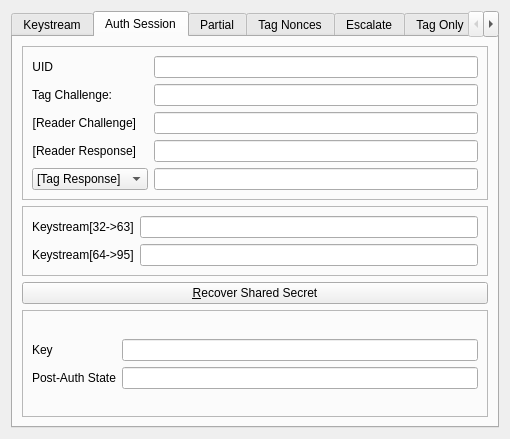
<?xml version="1.0" encoding="UTF-8"?>
<ui version="4.0">
 <class>Crapto1Dlg</class>
 <widget class="QDialog" name="Crapto1Dlg">
  <property name="geometry">
   <rect>
    <x>0</x>
    <y>0</y>
    <width>510</width>
    <height>439</height>
   </rect>
  </property>
  <property name="windowTitle">
   <string>qrapto1 - crappy crapto1 demo ui</string>
  </property>
  <layout class="QVBoxLayout" name="verticalLayout">
   <item>
    <widget class="QTabWidget" name="tabWidget">
     <property name="tabShape">
      <enum>QTabWidget::Rounded</enum>
     </property>
     <property name="currentIndex">
      <number>1</number>
     </property>
     <widget class="QWidget" name="tab">
      <attribute name="title">
       <string>Keystream</string>
      </attribute>
      <layout class="QVBoxLayout" name="verticalLayout_2">
       <item>
        <widget class="QFrame" name="frame_6">
         <property name="sizePolicy">
          <sizepolicy hsizetype="Preferred" vsizetype="Fixed">
           <horstretch>0</horstretch>
           <verstretch>0</verstretch>
          </sizepolicy>
         </property>
         <property name="frameShape">
          <enum>QFrame::StyledPanel</enum>
         </property>
         <property name="frameShadow">
          <enum>QFrame::Raised</enum>
         </property>
         <layout class="QFormLayout" name="formLayout_4">
          <item row="0" column="0">
           <widget class="QLabel" name="label_7">
            <property name="text">
             <string>Keystream[0-&gt;31]</string>
            </property>
           </widget>
          </item>
          <item row="0" column="1">
           <widget class="QLineEdit" name="strKS2raw"/>
          </item>
          <item row="1" column="0">
           <widget class="QLabel" name="label_8">
            <property name="text">
             <string>Keystream[32-&gt;63]</string>
            </property>
           </widget>
          </item>
          <item row="1" column="1">
           <widget class="QLineEdit" name="strKS3raw"/>
          </item>
         </layout>
        </widget>
       </item>
       <item>
        <widget class="QPushButton" name="btnRevKS">
         <property name="text">
          <string>&amp;Reverse Keystream</string>
         </property>
        </widget>
       </item>
       <item>
        <widget class="QFrame" name="frame_2">
         <property name="sizePolicy">
          <sizepolicy hsizetype="Preferred" vsizetype="Fixed">
           <horstretch>0</horstretch>
           <verstretch>0</verstretch>
          </sizepolicy>
         </property>
         <property name="frameShape">
          <enum>QFrame::StyledPanel</enum>
         </property>
         <property name="frameShadow">
          <enum>QFrame::Raised</enum>
         </property>
         <layout class="QFormLayout" name="formLayout_8">
          <item row="0" column="0">
           <widget class="QLabel" name="label_16">
            <property name="text">
             <string>Secret Cipher State:</string>
            </property>
           </widget>
          </item>
          <item row="0" column="1">
           <widget class="QLineEdit" name="strRevState">
            <property name="readOnly">
             <bool>false</bool>
            </property>
           </widget>
          </item>
          <item row="1" column="0">
           <widget class="QLabel" name="label_17">
            <property name="text">
             <string>Start of Keystream:</string>
            </property>
           </widget>
          </item>
          <item row="1" column="1">
           <widget class="QLineEdit" name="strKSstart"/>
          </item>
         </layout>
        </widget>
       </item>
       <item>
        <widget class="QFrame" name="frame_11">
         <property name="frameShape">
          <enum>QFrame::StyledPanel</enum>
         </property>
         <property name="frameShadow">
          <enum>QFrame::Raised</enum>
         </property>
         <layout class="QHBoxLayout" name="horizontalLayout_3">
          <item>
           <widget class="QPushButton" name="btnKSBack">
            <property name="text">
             <string>Roll&amp;back</string>
            </property>
           </widget>
          </item>
          <item>
           <layout class="QFormLayout" name="formLayout_9">
            <property name="formAlignment">
             <set>Qt::AlignLeading|Qt::AlignLeft|Qt::AlignVCenter</set>
            </property>
            <item row="0" column="1">
             <widget class="QLineEdit" name="strInWord"/>
            </item>
            <item row="0" column="0">
             <widget class="QLabel" name="label_18">
              <property name="text">
               <string>Input Word:</string>
              </property>
             </widget>
            </item>
            <item row="1" column="1">
             <widget class="QCheckBox" name="checkBox">
              <property name="text">
               <string/>
              </property>
             </widget>
            </item>
            <item row="1" column="0">
             <widget class="QLabel" name="label_19">
              <property name="text">
               <string>Is Encrypted</string>
              </property>
             </widget>
            </item>
           </layout>
          </item>
          <item>
           <widget class="QPushButton" name="btnKSNext">
            <property name="text">
             <string>&amp;Next</string>
            </property>
           </widget>
          </item>
         </layout>
        </widget>
       </item>
       <item>
        <widget class="QFrame" name="frame_12">
         <property name="sizePolicy">
          <sizepolicy hsizetype="Preferred" vsizetype="Fixed">
           <horstretch>0</horstretch>
           <verstretch>0</verstretch>
          </sizepolicy>
         </property>
         <property name="frameShape">
          <enum>QFrame::StyledPanel</enum>
         </property>
         <property name="frameShadow">
          <enum>QFrame::Raised</enum>
         </property>
         <layout class="QFormLayout" name="formLayout_10">
          <item row="0" column="0">
           <widget class="QLabel" name="label_21">
            <property name="text">
             <string>Encrypted:</string>
            </property>
           </widget>
          </item>
          <item row="0" column="1">
           <widget class="QLineEdit" name="strEncrypted"/>
          </item>
          <item row="1" column="0">
           <widget class="QLabel" name="label_22">
            <property name="text">
             <string>Decrypted:</string>
            </property>
           </widget>
          </item>
          <item row="1" column="1">
           <widget class="QLineEdit" name="strDecrypted"/>
          </item>
         </layout>
        </widget>
       </item>
      </layout>
     </widget>
     <widget class="QWidget" name="tab_2">
      <attribute name="title">
       <string>Auth Session</string>
      </attribute>
      <layout class="QVBoxLayout" name="verticalLayout_3">
       <item>
        <widget class="QFrame" name="frame_3">
         <property name="frameShape">
          <enum>QFrame::StyledPanel</enum>
         </property>
         <property name="frameShadow">
          <enum>QFrame::Raised</enum>
         </property>
         <layout class="QFormLayout" name="formLayout_3">
          <item row="0" column="0">
           <widget class="QLabel" name="label">
            <property name="text">
             <string>UID</string>
            </property>
            <property name="alignment">
             <set>Qt::AlignRight|Qt::AlignTrailing|Qt::AlignVCenter</set>
            </property>
           </widget>
          </item>
          <item row="0" column="1">
           <widget class="QLineEdit" name="strUID">
            <property name="text">
             <string/>
            </property>
           </widget>
          </item>
          <item row="1" column="0">
           <widget class="QLabel" name="label_2">
            <property name="text">
             <string>Tag Challenge:</string>
            </property>
            <property name="alignment">
             <set>Qt::AlignRight|Qt::AlignTrailing|Qt::AlignVCenter</set>
            </property>
           </widget>
          </item>
          <item row="1" column="1">
           <widget class="QLineEdit" name="strTagChallenge">
            <property name="text">
             <string/>
            </property>
           </widget>
          </item>
          <item row="2" column="0">
           <widget class="QLabel" name="label_10">
            <property name="text">
             <string>[Reader Challenge]</string>
            </property>
            <property name="alignment">
             <set>Qt::AlignRight|Qt::AlignTrailing|Qt::AlignVCenter</set>
            </property>
           </widget>
          </item>
          <item row="2" column="1">
           <widget class="QLineEdit" name="strReaderChallenge">
            <property name="text">
             <string/>
            </property>
           </widget>
          </item>
          <item row="3" column="0">
           <widget class="QLabel" name="label_3">
            <property name="text">
             <string>[Reader Response]</string>
            </property>
            <property name="alignment">
             <set>Qt::AlignRight|Qt::AlignTrailing|Qt::AlignVCenter</set>
            </property>
           </widget>
          </item>
          <item row="3" column="1">
           <widget class="QLineEdit" name="strReaderResponse">
            <property name="text">
             <string/>
            </property>
           </widget>
          </item>
          <item row="4" column="0">
           <widget class="QComboBox" name="comboKs3">
            <property name="sizePolicy">
             <sizepolicy hsizetype="Expanding" vsizetype="Fixed">
              <horstretch>0</horstretch>
              <verstretch>0</verstretch>
             </sizepolicy>
            </property>
            <item>
             <property name="text">
              <string>[Tag Response]</string>
             </property>
            </item>
            <item>
             <property name="text">
              <string>[      HALT      ]</string>
             </property>
            </item>
           </widget>
          </item>
          <item row="4" column="1">
           <widget class="QLineEdit" name="strTagResponse">
            <property name="sizePolicy">
             <sizepolicy hsizetype="Expanding" vsizetype="Fixed">
              <horstretch>0</horstretch>
              <verstretch>0</verstretch>
             </sizepolicy>
            </property>
            <property name="text">
             <string/>
            </property>
           </widget>
          </item>
         </layout>
        </widget>
       </item>
       <item>
        <widget class="QFrame" name="frame_5">
         <property name="sizePolicy">
          <sizepolicy hsizetype="Preferred" vsizetype="Fixed">
           <horstretch>0</horstretch>
           <verstretch>0</verstretch>
          </sizepolicy>
         </property>
         <property name="frameShape">
          <enum>QFrame::StyledPanel</enum>
         </property>
         <property name="frameShadow">
          <enum>QFrame::Raised</enum>
         </property>
         <layout class="QFormLayout" name="formLayout_2">
          <property name="fieldGrowthPolicy">
           <enum>QFormLayout::ExpandingFieldsGrow</enum>
          </property>
          <item row="1" column="0">
           <widget class="QLabel" name="label_4">
            <property name="text">
             <string>Keystream[32-&gt;63]</string>
            </property>
           </widget>
          </item>
          <item row="1" column="1">
           <widget class="QLineEdit" name="strKS2">
            <property name="readOnly">
             <bool>true</bool>
            </property>
           </widget>
          </item>
          <item row="2" column="0">
           <widget class="QLabel" name="label_5">
            <property name="text">
             <string>Keystream[64-&gt;95]</string>
            </property>
           </widget>
          </item>
          <item row="2" column="1">
           <widget class="QLineEdit" name="strKS3">
            <property name="readOnly">
             <bool>true</bool>
            </property>
           </widget>
          </item>
         </layout>
         <zorder>label_4</zorder>
         <zorder>label_5</zorder>
         <zorder>strKS3</zorder>
         <zorder>strKS2</zorder>
        </widget>
       </item>
       <item>
        <widget class="QPushButton" name="btnRevSecret">
         <property name="text">
          <string>&amp;Recover Shared Secret</string>
         </property>
        </widget>
       </item>
       <item>
        <widget class="QFrame" name="frame_4">
         <property name="frameShape">
          <enum>QFrame::StyledPanel</enum>
         </property>
         <property name="frameShadow">
          <enum>QFrame::Raised</enum>
         </property>
         <layout class="QFormLayout" name="formLayout">
          <property name="fieldGrowthPolicy">
           <enum>QFormLayout::ExpandingFieldsGrow</enum>
          </property>
          <property name="formAlignment">
           <set>Qt::AlignLeading|Qt::AlignLeft|Qt::AlignVCenter</set>
          </property>
          <item row="0" column="0">
           <widget class="QLabel" name="label_9">
            <property name="text">
             <string>Key</string>
            </property>
           </widget>
          </item>
          <item row="0" column="1">
           <widget class="QLineEdit" name="strSecret">
            <property name="readOnly">
             <bool>true</bool>
            </property>
           </widget>
          </item>
          <item row="1" column="1">
           <widget class="QLineEdit" name="strPostAuth">
            <property name="readOnly">
             <bool>true</bool>
            </property>
           </widget>
          </item>
          <item row="1" column="0">
           <widget class="QLabel" name="label_31">
            <property name="text">
             <string>Post-Auth State</string>
            </property>
           </widget>
          </item>
         </layout>
        </widget>
       </item>
      </layout>
     </widget>
     <widget class="QWidget" name="tab_5">
      <attribute name="title">
       <string>Partial</string>
      </attribute>
      <layout class="QVBoxLayout" name="verticalLayout_7">
       <item>
        <widget class="QFrame" name="frame_13">
         <property name="sizePolicy">
          <sizepolicy hsizetype="Expanding" vsizetype="Preferred">
           <horstretch>0</horstretch>
           <verstretch>0</verstretch>
          </sizepolicy>
         </property>
         <property name="frameShape">
          <enum>QFrame::StyledPanel</enum>
         </property>
         <property name="frameShadow">
          <enum>QFrame::Raised</enum>
         </property>
         <layout class="QFormLayout" name="formLayout_11">
          <property name="fieldGrowthPolicy">
           <enum>QFormLayout::ExpandingFieldsGrow</enum>
          </property>
          <item row="0" column="0">
           <widget class="QLabel" name="label_23">
            <property name="text">
             <string>UID</string>
            </property>
            <property name="alignment">
             <set>Qt::AlignRight|Qt::AlignTrailing|Qt::AlignVCenter</set>
            </property>
           </widget>
          </item>
          <item row="0" column="1">
           <widget class="QLineEdit" name="strUID_2">
            <property name="text">
             <string/>
            </property>
           </widget>
          </item>
          <item row="1" column="0">
           <widget class="QLabel" name="label_24">
            <property name="text">
             <string>Tag Challenge:</string>
            </property>
            <property name="alignment">
             <set>Qt::AlignRight|Qt::AlignTrailing|Qt::AlignVCenter</set>
            </property>
           </widget>
          </item>
          <item row="1" column="1">
           <widget class="QLineEdit" name="strTagChallenge_2">
            <property name="text">
             <string/>
            </property>
           </widget>
          </item>
          <item row="2" column="0">
           <widget class="QLabel" name="label_25">
            <property name="text">
             <string>[Reader Challenge]</string>
            </property>
            <property name="alignment">
             <set>Qt::AlignRight|Qt::AlignTrailing|Qt::AlignVCenter</set>
            </property>
           </widget>
          </item>
          <item row="2" column="1">
           <widget class="QLineEdit" name="strReaderChallenge_2">
            <property name="text">
             <string/>
            </property>
           </widget>
          </item>
          <item row="3" column="0">
           <widget class="QLabel" name="label_26">
            <property name="text">
             <string>[Reader Response]</string>
            </property>
            <property name="alignment">
             <set>Qt::AlignRight|Qt::AlignTrailing|Qt::AlignVCenter</set>
            </property>
           </widget>
          </item>
          <item row="3" column="1">
           <widget class="QLineEdit" name="strReaderResponse_2">
            <property name="text">
             <string/>
            </property>
           </widget>
          </item>
         </layout>
         <zorder>label_23</zorder>
         <zorder>strUID_2</zorder>
         <zorder>strReaderResponse_2</zorder>
         <zorder>strReaderChallenge_2</zorder>
         <zorder>strTagChallenge_2</zorder>
         <zorder>label_26</zorder>
         <zorder>label_24</zorder>
         <zorder>label_25</zorder>
        </widget>
       </item>
       <item>
        <widget class="QFrame" name="frame_15">
         <property name="frameShape">
          <enum>QFrame::StyledPanel</enum>
         </property>
         <property name="frameShadow">
          <enum>QFrame::Raised</enum>
         </property>
         <layout class="QFormLayout" name="formLayout_13">
          <item row="0" column="0">
           <widget class="QLabel" name="label_29">
            <property name="text">
             <string>Tag Challenge':</string>
            </property>
            <property name="alignment">
             <set>Qt::AlignRight|Qt::AlignTrailing|Qt::AlignVCenter</set>
            </property>
           </widget>
          </item>
          <item row="0" column="1">
           <widget class="QLineEdit" name="strTagChallenge_3">
            <property name="text">
             <string/>
            </property>
           </widget>
          </item>
          <item row="1" column="0">
           <widget class="QLabel" name="label_30">
            <property name="text">
             <string>[Reader Challenge']</string>
            </property>
            <property name="alignment">
             <set>Qt::AlignRight|Qt::AlignTrailing|Qt::AlignVCenter</set>
            </property>
           </widget>
          </item>
          <item row="1" column="1">
           <widget class="QLineEdit" name="strReaderChallenge_3">
            <property name="text">
             <string/>
            </property>
           </widget>
          </item>
          <item row="2" column="0">
           <widget class="QLabel" name="label_28">
            <property name="text">
             <string>[Reader Response']</string>
            </property>
            <property name="alignment">
             <set>Qt::AlignRight|Qt::AlignTrailing|Qt::AlignVCenter</set>
            </property>
           </widget>
          </item>
          <item row="2" column="1">
           <widget class="QLineEdit" name="strReaderResponse_3">
            <property name="text">
             <string/>
            </property>
           </widget>
          </item>
         </layout>
        </widget>
       </item>
       <item>
        <widget class="QPushButton" name="btnRevSecret_2">
         <property name="text">
          <string>&amp;Recover Shared Secret</string>
         </property>
        </widget>
       </item>
       <item>
        <widget class="QFrame" name="frame_14">
         <property name="frameShape">
          <enum>QFrame::StyledPanel</enum>
         </property>
         <property name="frameShadow">
          <enum>QFrame::Raised</enum>
         </property>
         <layout class="QFormLayout" name="formLayout_12">
          <property name="fieldGrowthPolicy">
           <enum>QFormLayout::ExpandingFieldsGrow</enum>
          </property>
          <property name="formAlignment">
           <set>Qt::AlignLeading|Qt::AlignLeft|Qt::AlignVCenter</set>
          </property>
          <item row="0" column="0">
           <widget class="QLabel" name="label_27">
            <property name="text">
             <string>Key</string>
            </property>
           </widget>
          </item>
          <item row="0" column="1">
           <widget class="QLineEdit" name="strSecret_2">
            <property name="readOnly">
             <bool>true</bool>
            </property>
           </widget>
          </item>
         </layout>
        </widget>
       </item>
      </layout>
     </widget>
     <widget class="QWidget" name="tab_4">
      <attribute name="title">
       <string>Tag Nonces</string>
      </attribute>
      <layout class="QVBoxLayout" name="verticalLayout_4">
       <item>
        <widget class="QFrame" name="frame_8">
         <property name="sizePolicy">
          <sizepolicy hsizetype="Preferred" vsizetype="Fixed">
           <horstretch>0</horstretch>
           <verstretch>0</verstretch>
          </sizepolicy>
         </property>
         <property name="frameShape">
          <enum>QFrame::StyledPanel</enum>
         </property>
         <property name="frameShadow">
          <enum>QFrame::Raised</enum>
         </property>
         <layout class="QFormLayout" name="formLayout_5">
          <item row="0" column="0">
           <widget class="QLabel" name="label_11">
            <property name="text">
             <string>Nonce</string>
            </property>
           </widget>
          </item>
          <item row="0" column="1">
           <widget class="QLineEdit" name="strNonce">
            <property name="autoFillBackground">
             <bool>false</bool>
            </property>
           </widget>
          </item>
         </layout>
        </widget>
       </item>
       <item>
        <widget class="QFrame" name="frame">
         <property name="frameShape">
          <enum>QFrame::StyledPanel</enum>
         </property>
         <property name="frameShadow">
          <enum>QFrame::Raised</enum>
         </property>
         <layout class="QFormLayout" name="formLayout_6">
          <property name="fieldGrowthPolicy">
           <enum>QFormLayout::ExpandingFieldsGrow</enum>
          </property>
          <item row="2" column="0">
           <widget class="QLabel" name="label_12">
            <property name="text">
             <string>[Reader Chalenge, Reader Response]</string>
            </property>
           </widget>
          </item>
          <item row="2" column="1">
           <widget class="QLineEdit" name="strParRCRR">
            <property name="text">
             <string/>
            </property>
           </widget>
          </item>
          <item row="3" column="0">
           <widget class="QLabel" name="label_14">
            <property name="text">
             <string>[Tag Response]</string>
            </property>
           </widget>
          </item>
          <item row="3" column="1">
           <widget class="QLineEdit" name="strParTR">
            <property name="text">
             <string/>
            </property>
           </widget>
          </item>
          <item row="1" column="0">
           <widget class="QLabel" name="label_15">
            <property name="text">
             <string>[Nonce]</string>
            </property>
           </widget>
          </item>
          <item row="1" column="1">
           <widget class="QLineEdit" name="strParNonce">
            <property name="text">
             <string/>
            </property>
           </widget>
          </item>
          <item row="0" column="0">
           <widget class="QLabel" name="label_20">
            <property name="text">
             <string>UID</string>
            </property>
           </widget>
          </item>
          <item row="0" column="1">
           <widget class="QLineEdit" name="strNonceUID">
            <property name="text">
             <string/>
            </property>
           </widget>
          </item>
         </layout>
        </widget>
       </item>
       <item>
        <widget class="QFrame" name="frame_9">
         <property name="frameShape">
          <enum>QFrame::StyledPanel</enum>
         </property>
         <property name="frameShadow">
          <enum>QFrame::Raised</enum>
         </property>
         <layout class="QFormLayout" name="formLayout_7">
          <item row="0" column="0">
           <widget class="QLabel" name="label_6">
            <property name="text">
             <string>Extracted filter bits:</string>
            </property>
           </widget>
          </item>
          <item row="0" column="1">
           <widget class="QLineEdit" name="strParities">
            <property name="readOnly">
             <bool>true</bool>
            </property>
           </widget>
          </item>
         </layout>
        </widget>
       </item>
       <item>
        <widget class="QFrame" name="frame_10">
         <property name="frameShape">
          <enum>QFrame::StyledPanel</enum>
         </property>
         <property name="frameShadow">
          <enum>QFrame::Raised</enum>
         </property>
         <layout class="QHBoxLayout" name="horizontalLayout_2">
          <item>
           <widget class="QListWidget" name="listWidget">
            <property name="selectionMode">
             <enum>QAbstractItemView::ExtendedSelection</enum>
            </property>
            <property name="selectionRectVisible">
             <bool>false</bool>
            </property>
           </widget>
          </item>
          <item>
           <layout class="QVBoxLayout" name="verticalLayout_6">
            <item>
             <widget class="QPushButton" name="btnTrySelected">
              <property name="text">
               <string>Try &amp;Selected</string>
              </property>
             </widget>
            </item>
            <item>
             <widget class="QPushButton" name="btnTryAll">
              <property name="text">
               <string>Try &amp;All</string>
              </property>
             </widget>
            </item>
            <item>
             <widget class="QProgressBar" name="progressNonces">
              <property name="value">
               <number>0</number>
              </property>
             </widget>
            </item>
           </layout>
          </item>
         </layout>
        </widget>
       </item>
      </layout>
     </widget>
     <widget class="QWidget" name="tab_6">
      <attribute name="title">
       <string>Escalate</string>
      </attribute>
      <layout class="QVBoxLayout" name="verticalLayout_8">
       <item>
        <widget class="QFrame" name="frame_18">
         <property name="sizePolicy">
          <sizepolicy hsizetype="Preferred" vsizetype="Preferred">
           <horstretch>0</horstretch>
           <verstretch>0</verstretch>
          </sizepolicy>
         </property>
         <property name="frameShape">
          <enum>QFrame::StyledPanel</enum>
         </property>
         <property name="frameShadow">
          <enum>QFrame::Raised</enum>
         </property>
         <layout class="QFormLayout" name="formLayout_14">
          <item row="0" column="0">
           <widget class="QLabel" name="label_32">
            <property name="text">
             <string>UID</string>
            </property>
           </widget>
          </item>
          <item row="0" column="1">
           <widget class="QLineEdit" name="strEscUID">
            <property name="text">
             <string/>
            </property>
           </widget>
          </item>
          <item row="1" column="1">
           <widget class="QLineEdit" name="strNonce1">
            <property name="text">
             <string/>
            </property>
           </widget>
          </item>
          <item row="2" column="1">
           <widget class="QLineEdit" name="strNonce2">
            <property name="text">
             <string/>
            </property>
           </widget>
          </item>
          <item row="3" column="1">
           <widget class="QLineEdit" name="strNonce3">
            <property name="text">
             <string/>
            </property>
           </widget>
          </item>
          <item row="1" column="0">
           <widget class="QLabel" name="label_33">
            <property name="text">
             <string>[Nonce]</string>
            </property>
           </widget>
          </item>
          <item row="2" column="0">
           <widget class="QLabel" name="label_34">
            <property name="text">
             <string>[Nonce']</string>
            </property>
           </widget>
          </item>
          <item row="3" column="0">
           <widget class="QLabel" name="label_35">
            <property name="text">
             <string>[Nonce'']</string>
            </property>
           </widget>
          </item>
         </layout>
        </widget>
       </item>
       <item>
        <widget class="QPushButton" name="btnEscalate">
         <property name="text">
          <string>&amp;Recover Shared Secret</string>
         </property>
        </widget>
       </item>
       <item>
        <widget class="QProgressBar" name="progressEscalate">
         <property name="maximum">
          <number>65536</number>
         </property>
         <property name="value">
          <number>0</number>
         </property>
        </widget>
       </item>
       <item>
        <widget class="QFrame" name="frame_19">
         <property name="sizePolicy">
          <sizepolicy hsizetype="Preferred" vsizetype="Preferred">
           <horstretch>0</horstretch>
           <verstretch>0</verstretch>
          </sizepolicy>
         </property>
         <property name="frameShape">
          <enum>QFrame::StyledPanel</enum>
         </property>
         <property name="frameShadow">
          <enum>QFrame::Raised</enum>
         </property>
         <layout class="QFormLayout" name="formLayout_15">
          <property name="formAlignment">
           <set>Qt::AlignLeading|Qt::AlignLeft|Qt::AlignVCenter</set>
          </property>
          <item row="0" column="0">
           <widget class="QLabel" name="label_36">
            <property name="text">
             <string>Key</string>
            </property>
           </widget>
          </item>
          <item row="0" column="1">
           <widget class="QLineEdit" name="strEscKey">
            <property name="readOnly">
             <bool>true</bool>
            </property>
           </widget>
          </item>
          <item row="1" column="0">
           <widget class="QLabel" name="label_37">
            <property name="text">
             <string>Nonce</string>
            </property>
           </widget>
          </item>
          <item row="2" column="0">
           <widget class="QLabel" name="label_38">
            <property name="text">
             <string>Nonce'</string>
            </property>
           </widget>
          </item>
          <item row="3" column="0">
           <widget class="QLabel" name="label_39">
            <property name="text">
             <string>Nonce''</string>
            </property>
           </widget>
          </item>
          <item row="1" column="1">
           <widget class="QLineEdit" name="strNonce1Plain">
            <property name="readOnly">
             <bool>true</bool>
            </property>
           </widget>
          </item>
          <item row="2" column="1">
           <widget class="QLineEdit" name="strNonce2Plain">
            <property name="readOnly">
             <bool>true</bool>
            </property>
           </widget>
          </item>
          <item row="3" column="1">
           <widget class="QLineEdit" name="strNonce3Plain">
            <property name="readOnly">
             <bool>true</bool>
            </property>
           </widget>
          </item>
         </layout>
        </widget>
       </item>
      </layout>
     </widget>
     <widget class="QWidget" name="tab_7">
      <attribute name="title">
       <string>Tag Only</string>
      </attribute>
      <widget class="QLabel" name="label_40">
       <property name="geometry">
        <rect>
         <x>80</x>
         <y>50</y>
         <width>301</width>
         <height>18</height>
        </rect>
       </property>
       <property name="text">
        <string>Not Implemented</string>
       </property>
      </widget>
     </widget>
     <widget class="QWidget" name="tab_3">
      <attribute name="title">
       <string>Benchmark</string>
      </attribute>
      <layout class="QVBoxLayout" name="verticalLayout_5">
       <item>
        <widget class="QFrame" name="frame_7">
         <property name="sizePolicy">
          <sizepolicy hsizetype="MinimumExpanding" vsizetype="Preferred">
           <horstretch>0</horstretch>
           <verstretch>0</verstretch>
          </sizepolicy>
         </property>
         <property name="frameShape">
          <enum>QFrame::StyledPanel</enum>
         </property>
         <property name="frameShadow">
          <enum>QFrame::Raised</enum>
         </property>
         <layout class="QHBoxLayout" name="horizontalLayout">
          <item>
           <widget class="QLabel" name="label_13">
            <property name="text">
             <string>Number of runs:</string>
            </property>
           </widget>
          </item>
          <item>
           <widget class="QSpinBox" name="spinBox">
            <property name="sizePolicy">
             <sizepolicy hsizetype="Minimum" vsizetype="Fixed">
              <horstretch>0</horstretch>
              <verstretch>0</verstretch>
             </sizepolicy>
            </property>
            <property name="maximum">
             <number>99999</number>
            </property>
            <property name="value">
             <number>10</number>
            </property>
           </widget>
          </item>
          <item>
           <widget class="QPushButton" name="btnBenchmark">
            <property name="sizePolicy">
             <sizepolicy hsizetype="MinimumExpanding" vsizetype="Fixed">
              <horstretch>0</horstretch>
              <verstretch>0</verstretch>
             </sizepolicy>
            </property>
            <property name="text">
             <string>&amp;Benchmark</string>
            </property>
           </widget>
          </item>
         </layout>
        </widget>
       </item>
       <item>
        <widget class="QFrame" name="frame_16">
         <property name="frameShape">
          <enum>QFrame::StyledPanel</enum>
         </property>
         <property name="frameShadow">
          <enum>QFrame::Raised</enum>
         </property>
         <widget class="QProgressBar" name="progressBar">
          <property name="geometry">
           <rect>
            <x>0</x>
            <y>50</y>
            <width>470</width>
            <height>24</height>
           </rect>
          </property>
          <property name="value">
           <number>0</number>
          </property>
         </widget>
        </widget>
       </item>
       <item>
        <widget class="QFrame" name="frame_17">
         <property name="frameShape">
          <enum>QFrame::StyledPanel</enum>
         </property>
         <property name="frameShadow">
          <enum>QFrame::Raised</enum>
         </property>
         <layout class="QHBoxLayout" name="horizontalLayout_4">
          <item>
           <widget class="QLabel" name="lblResult">
            <property name="text">
             <string/>
            </property>
            <property name="alignment">
             <set>Qt::AlignCenter</set>
            </property>
           </widget>
          </item>
         </layout>
        </widget>
       </item>
      </layout>
     </widget>
    </widget>
   </item>
  </layout>
 </widget>
 <resources/>
 <connections/>
</ui>
